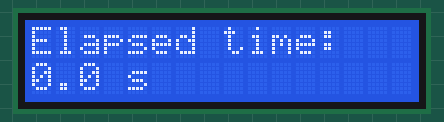
Recording of a sketch running on a simulated ESP32. Parts: 16×2 character LCD. What the sketch prints to the serial monitor is not drawn.

Above: at 0.14 s.
At 5.04 s:
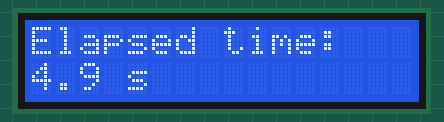
At 10.04 s:
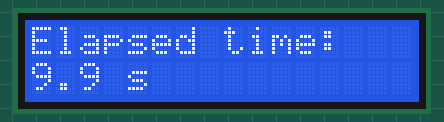
At 20.04 s:
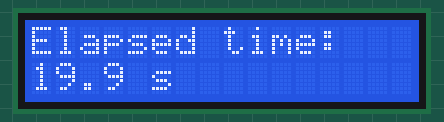
At 29.94 s:
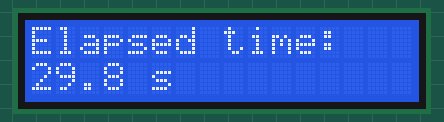
At 39.94 s:
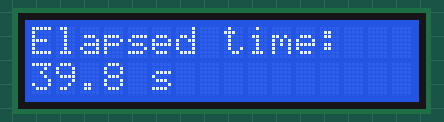

The sketch:

Tutorial2_3_CounterDisplayByFreeRTOS_AdafruitLCDBackpack.ino
```cpp
#include <Arduino.h>
#include <Wire.h>
#include <Adafruit_LiquidCrystal.h>  // Adafruit LCD Backpack ライブラリ

constexpr uint8_t I2C_SDA = GPIO_NUM_8;   // GPIO8 (G8)
constexpr uint8_t I2C_SCL = GPIO_NUM_10;  // GPIO10 (G10)

// A0～A2 のジャンパなし。実際の I2C アドレスは 0x20。
// Adafruit_LiquidCrystal の引数 0 はアドレスオフセットを表す。
Adafruit_LiquidCrystal lcd(0);

unsigned long startMillis = 0;

// 100ms ごとに経過時間を計算して表示するタスク
void displayTask(void* pvParameters) {
  TickType_t lastWakeTime = xTaskGetTickCount();
  constexpr TickType_t period = pdMS_TO_TICKS(100);

  for (;;) {
    const unsigned long now = millis();
    const float elapsed = (now - startMillis) / 1000.0f;

    lcd.setCursor(0, 1);
    lcd.print("                ");  // 前の表示を消す
    lcd.setCursor(0, 1);
    lcd.print(elapsed, 1);
    lcd.print(" s");
    Serial.println(elapsed, 1);

    // 次の周期まで待機し、周期を維持する
    vTaskDelayUntil(&lastWakeTime, period);
  }
}

void setup() {
  Serial.begin(115200);
  Wire.begin(I2C_SDA, I2C_SCL);

  // 16文字×2行のキャラクタLCDを初期化
  lcd.begin(16, 2);
  lcd.setBacklight(HIGH);
  lcd.clear();
  lcd.setCursor(0, 0);
  lcd.print("Elapsed time:");

  startMillis = millis();

  xTaskCreate(
    displayTask,    // タスク関数
    "DisplayTask",  // タスク名
    2048,            // スタックサイズ（バイト）
    nullptr,         // 引数
    1,               // 優先度
    nullptr          // タスクハンドル
  );
}

void loop() {
  // メインループは使わない
}
```
